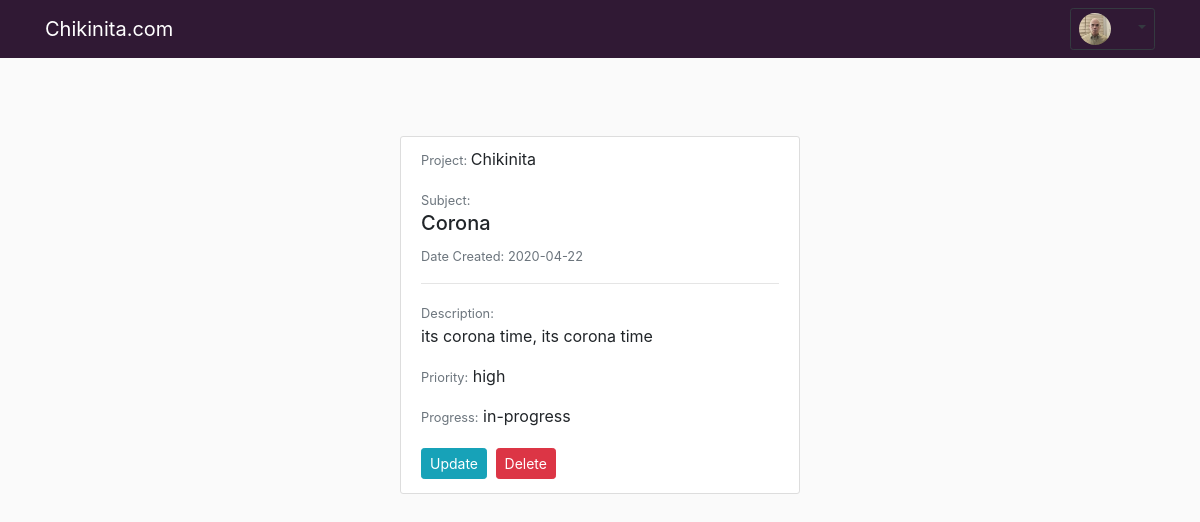
Before: /bug/1 (signed in) with the older database file.
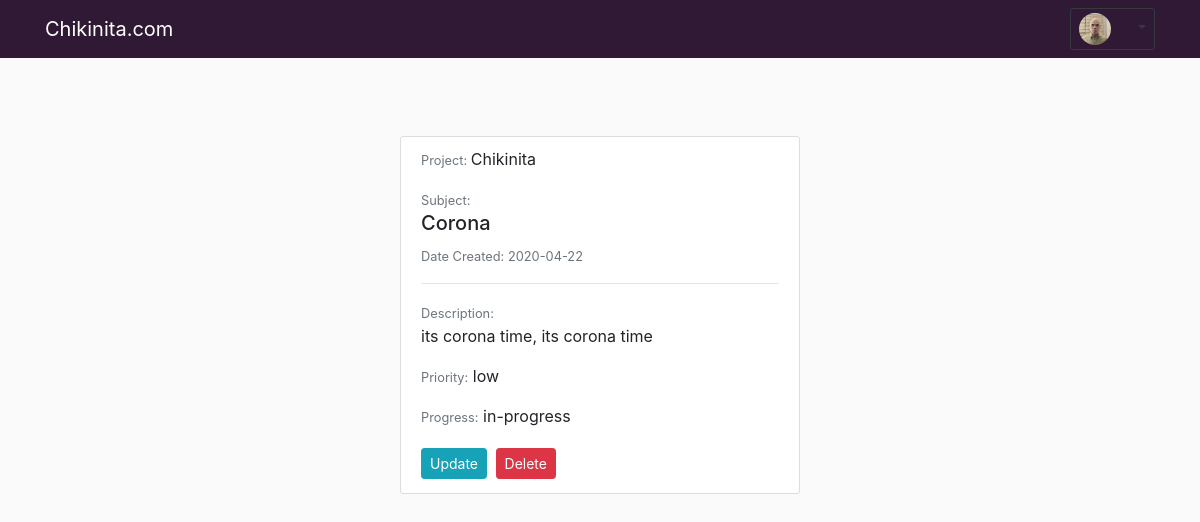
After: the same page with the newer database file.
### app/models.py (models this page shows, shortened)
class User(UserMixin, db.Model):
    id = db.Column(db.Integer, primary_key=True)
    username = db.Column(db.String(64), index=True, unique=True)
    email = db.Column(db.String(120), index=True, unique=True)
    image_file = db.Column(db.String(20), nullable=False, default='default.png')
    password_hash = db.Column(db.String(128))
    trackers = db.relationship('Tracker', backref='author', lazy='dynamic')
    last_seen = db.Column(db.DateTime, nullable=True, default=datetime.utcnow)
    def __repr__(self):
        return f"User('{self.username}', '{self.email}', '{self.image_file}, '{self.last_seen}')"

class Tracker(db.Model):
    id = db.Column(db.Integer, primary_key=True)
    project = db.Column(db.String(60), nullable=False)
    subject = db.Column(db.String(140), nullable=False)
    content = db.Column(db.String(300), nullable=False)
    priority = db.Column(db.String(16), nullable=False)
    progress = db.Column(db.String(16), nullable=False)
    date_created = db.Column(db.DateTime, default=datetime.utcnow)
    user_id = db.Column(db.Integer, db.ForeignKey('user.id'))

### app/main/routes.py (the view)
@bp.route("/bug/<int:track_id>")
def bug(track_id):
    bug = Tracker.query.get_or_404(track_id)
    return render_template('bug.html', title=bug.subject, bug=bug)

### app/main/routes.py (called while the page is built)
@bp.before_request
def before_request():
    if current_user.is_authenticated:
        current_user.last_seen = datetime.utcnow()
        db.session.commit()

### app/models.py (called while the page is built)
@login.user_loader
def load_user(id):
    return User.query.get(int(id))

### app/templates/bug.html (shortened to what this page needs)
{% extends "base.html" %}
{% block content %}
    <article class="media content-section">
        <div class="media-body">
            <div class="article-metadata">
                <p class="article label"><small class="text-muted">Project: </small>{{ bug.project.title() }}</p>
                <small class="text-muted">Subject:</small>
                <h5 class="article-content">{{ bug.subject.title() }}</h5>
                <small class="text-muted">Date Created: {{ bug.date_created.strftime('%Y-%m-%d') }}</small><hr>
                    <p class="article-label">
                    <small class="text-muted">Description:</small><br>
                    {{ bug.content }}</p>
                    <p class="article-content">
                        <small class="text-muted">Priority:</small> {{ bug.priority }}</p>
                        <small class="text-muted">Progress:</small>  {{ bug.progress }}</p>
                </div>
                <div>
                    <a class="btn btn-info btn-sm mt-1 mb-1" href="{{ url_for('main.update_bug', track_id=bug.id) }}">Update</a>
                    <button type="button", class="btn btn-danger btn-sm m-1" data-toggle="modal" data-target="#deleteModal">Delete</button>
                </div>
    </article>
{% endblock content %}

### app/templates/base.html (shortened to what this page needs)
<!DOCTYPE html>
<html lang="en">
<head>
  <link rel="stylesheet" href="https://maxcdn.bootstrapcdn.com/bootstrap/4.4.1/css/bootstrap.min.css">
  <link href="{{ url_for('static', filename='main.css') }}" rel="stylesheet">
</head>
<body>
  <nav class="navbar navbar-expand-lg navbar-dark bg-dark_purple fixed-top">
    <div class="container">
      <a class="navbar-brand" href="{{ url_for('main.index') }}">Chikinita.com</a>
        {% if current_user.is_anonymous %}
        {% else %}
          <div class="dropdown">
            <button type="button" class="btn dropdown-toggle btn-sm btn-outline-dark" data-toggle="dropdown">
            <img class="rounded-circle small-image img-fluid"
            src="{{ url_for('static', filename='profile_pics/' + current_user.image_file) }}">
            <span class="sr-only">(current)</span></button>
          </div>
        {% endif %}
      </nav>
<div class="container">
  {% block content %}
  {% endblock %}
</div>
    </body>
    </html>

### app/static/main.css (style rules this page uses)
body { padding-top: 56px; background-color: #fafafa; margin-top: 5rem; font-size: 1em; }
.bg-dark_purple { background-color: #301934; }
.content-section { background: #ffffff; padding: 10px 20px; border: 1px solid #dddddd; border-radius: 3px; margin-bottom: 20px; margin-left: auto; margin-right: auto; width: auto; max-width: 25em; }
.small-image { height: 32px; width: 32px; margin-right: 20px; vertical-align: middle; }

Changed rows visible on the page:
changed Tracker "Corona": priority "high" → "low"
